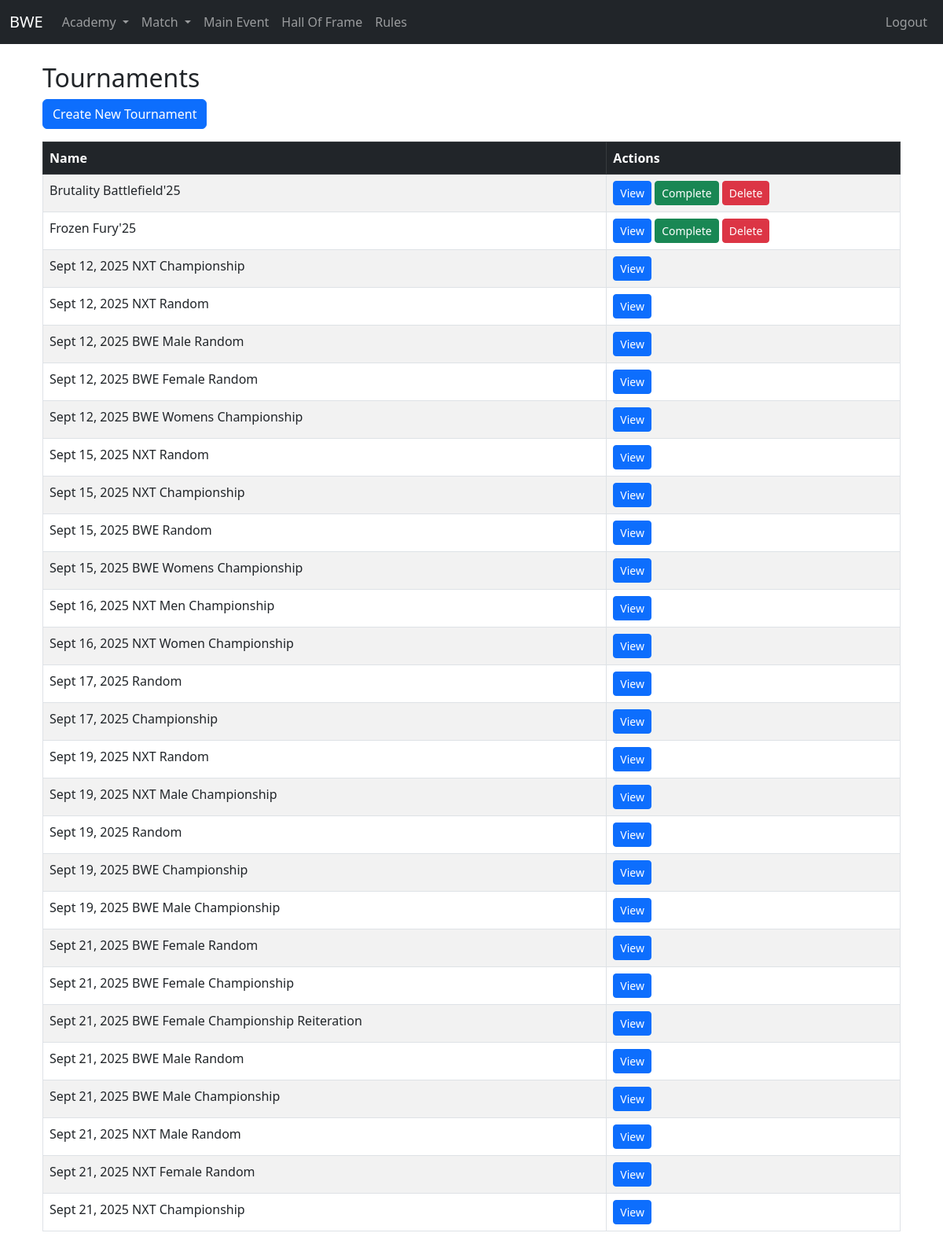
The app's page /match/tournament/ (signed in), older data.
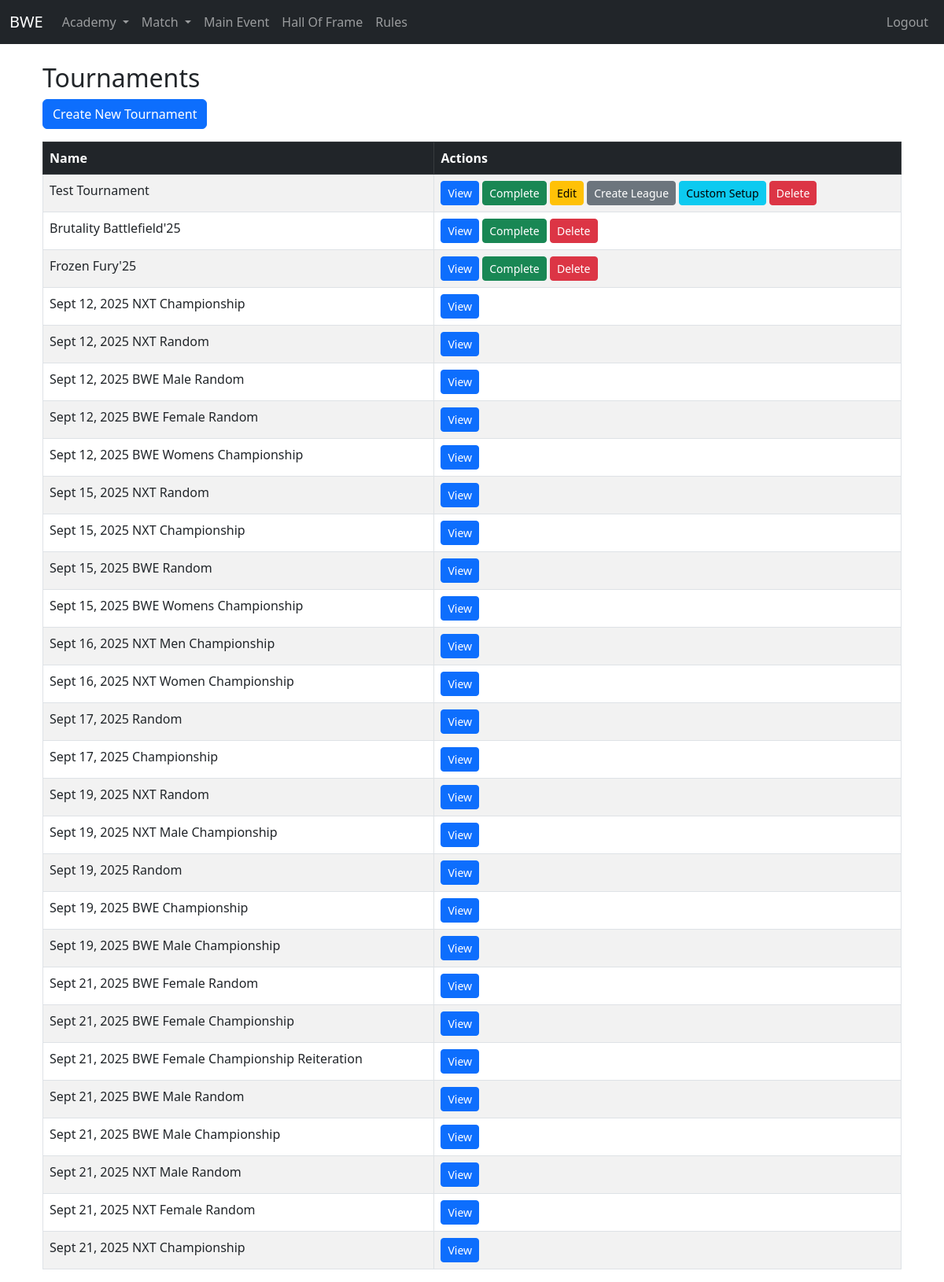
The same page, newer data.
### match/models.py (models this page shows, shortened)
class Tournament(models.Model):
    name = models.CharField(max_length=200)
    date = models.DateField()
    updated_at = models.DateTimeField(auto_now=True)
    is_completed = models.BooleanField(default=False)
    is_main_tournament = models.BooleanField(default=False)
    image_url = models.CharField(max_length=120, null=True, blank=True)

### match/views.py (the view)
# urls.py: path('tournament/', views.tournament_list, name='tournament_list'),
@login_required
def tournament_list(request):
    tournaments = Tournament.objects.all().order_by("is_completed", "is_main_tournament", "date", "-updated_at")
    return render(request, 'matches/tournament/tournament_list.html', {'tournaments': tournaments})

### templates/matches/tournament/tournament_list.html (shortened to what this page needs)
{% extends "base.html" %}
{% block content %}
<div class="container mt-4">
    <h2>Tournaments</h2>
    <a href="{% url 'tournament_create' %}" class="btn btn-primary mb-3">Create New Tournament</a>
    <div class="table-responsive">
        <table class="table table-striped table-bordered">
            <thead class="table-dark">
                <tr>
                    <th>Name</th>
                    <th>Actions</th>
                </tr>
            </thead>
            <tbody id="table-body">
                {% include "matches/tournament/partials/table_body.html" %}
            </tbody>
        </table>
    </div>
</div>
{% endblock %}

### templates/matches/tournament/partials/table_body.html
{% for tournament in tournaments %}
<tr>
    <td>{{ tournament.name }}</td>
    <td>
        <a href="{% url 'tournament_detail' tournament.pk %}" class="btn btn-primary btn-sm">View</a>
        {% if not tournament.is_completed %}
            <a href="{% url 'tournament_complete' tournament.pk %}" class="btn btn-success btn-sm">Complete</a>
            {% if not tournament.is_main_tournament %}
                <a href="{% url 'tournament_update' tournament.pk %}" class="btn btn-warning btn-sm">Edit</a>
                <a href="{% url 'tournament_create_league' tournament.pk %}" class="btn btn-secondary btn-sm">Create League</a>
                <a href="{% url 'tournament_match_setup' tournament.pk %}" class="btn btn-info btn-sm">Custom Setup</a>
            {% endif %}
            <a class="btn btn-danger btn-sm"
                hx-get="{% url 'tournament_delete' tournament.pk %}"
                hx-target="#dialog"
                hx-swap="innerHTML">
            Delete
            </a>
        {% endif %}
    </td>
</tr>
{% empty %}
<tr>
    <td colspan="8" class="text-center">No tournament available.</td>
</tr>
{% endfor %}

Row changes from the older to the newer data that the page shows:
added Tournament: name "Test Tournament", is_completed "Complete"
